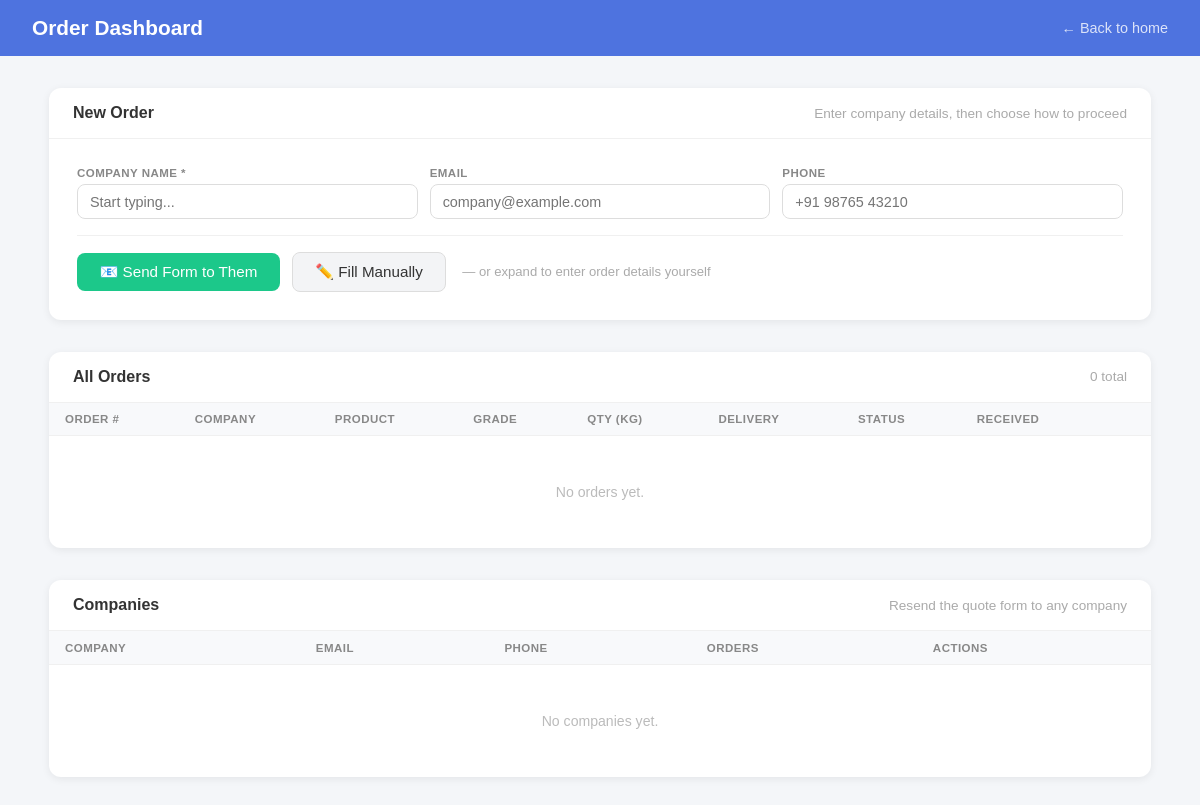
/orders/ (signed in), run on an earlier commit of the app's database.
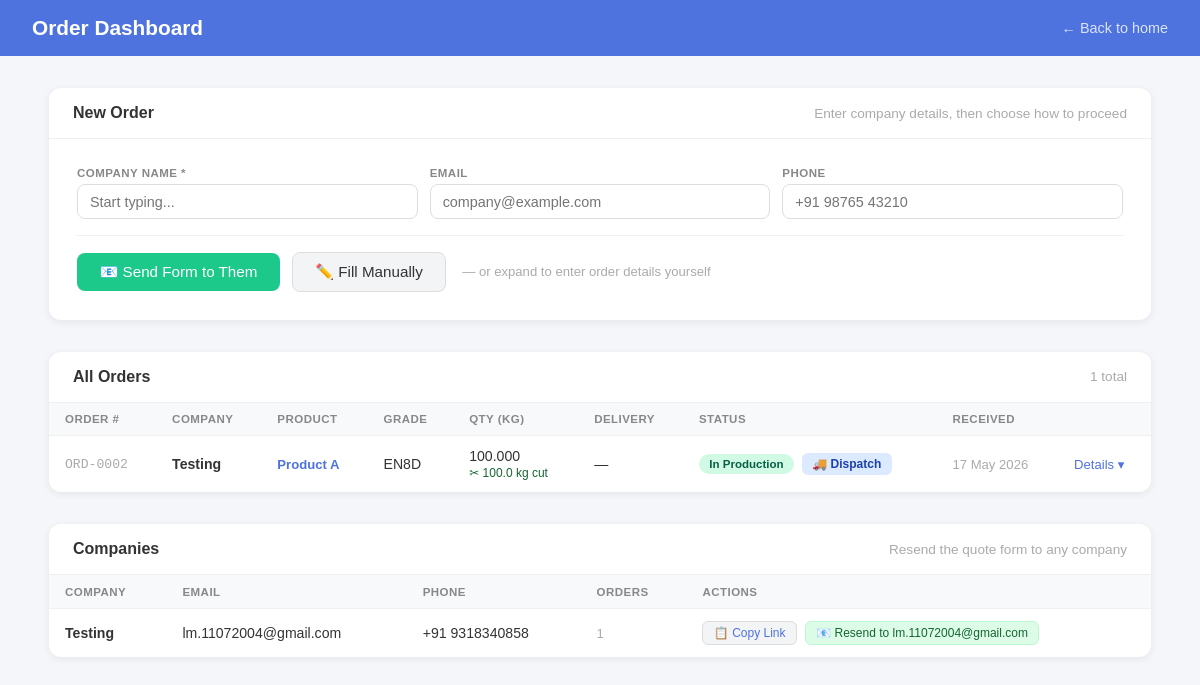
And on a later commit of the database.
### materials/models.py (models this page shows, shortened)
class Order(models.Model):
    STATUS_CHOICES = [
        ('pending',       'Pending'),
        ('confirmed',     'Confirmed'),
        ('in_production', 'In Production'),
        ('completed',     'Completed'),
        ('cancelled',     'Cancelled'),
    ]
    DELIVERY_FORM_CHOICES = [
        ('coil', 'Coil'),
        ('bar',  'Bar'),
    ]
    FREQUENCY_CHOICES = [
        ('one_time',   'One Time'),
        ('monthly',    'Monthly'),
        ('quarterly',  'Quarterly'),
        ('as_required','As Required'),
    ]
    customer              = models.ForeignKey(Customer, on_delete=models.PROTECT, related_name='orders')
    product_type          = models.ForeignKey(ProductType, on_delete=models.SET_NULL, null=True, blank=True, related_name='orders', verbose_name="Product Type")
    drawing_dimensions    = models.TextField(blank=True, verbose_name="Drawing / Dimensions")
    grade                 = models.CharField(max_length=100, blank=True, verbose_name="Grade of Material")
    size                  = models.DecimalField(max_digits=10, decimal_places=3, null=True, blank=True, verbose_name="Size (mm)")
    mill_make             = models.CharField(max_length=100, blank=True, verbose_name="Specific Mill Make")
    mechanical_properties = models.TextField(blank=True, verbose_name="Mechanical Properties")
    processes             = models.TextField(blank=True, verbose_name="Processes (drilling, tapping, etc.)")
    end_usage             = models.TextField(blank=True, verbose_name="End Usage / Application")
    delivery_form         = models.CharField(max_length=10, choices=DELIVERY_FORM_CHOICES, blank=True, verbose_name="Delivery Form")
    quantity              = models.DecimalField(max_digits=10, decimal_places=3, verbose_name="Required Quantity (kg)")
    frequency             = models.CharField(max_length=20, choices=FREQUENCY_CHOICES, blank=True, verbose_name="Frequency")
    delivery_date = models.DateField(null=True, blank=True)
    notes         = models.TextField(blank=True)
    status        = models.CharField(max_length=20, choices=STATUS_CHOICES, default='pending')
    created_at    = models.DateTimeField(auto_now_add=True)

class Customer(models.Model):
    name        = models.CharField(max_length=100, unique=True)
    email       = models.EmailField(blank=True)
    phone       = models.CharField(max_length=20, blank=True)
    quote_token = models.UUIDField(default=uuid.uuid4, unique=True)
    created_at  = models.DateTimeField(auto_now_add=True)

class ProductType(models.Model):
    name        = models.CharField(max_length=100)
    grade       = models.CharField(max_length=20, blank=True, verbose_name="Grade")
    size        = models.DecimalField(max_digits=10, decimal_places=3, null=True, blank=True, verbose_name="Size (mm)")
    description = models.TextField(blank=True)
    class Meta:
        unique_together = ['grade', 'size']

### materials/views.py (the view, shortened to what this page needs)
# urls.py: path('orders/', views.order_dashboard, name='order_dashboard'),
def order_dashboard(request):
    if not request.user.is_authenticated or not request.user.is_staff:
        return redirect(f"{reverse('admin_login')}?next={reverse('order_dashboard')}")
    orders = (Order.objects
              .select_related('customer', 'product_type')
              .annotate(weight_cut=Sum('jobs__part__weight'))
              .order_by('-created_at'))
    customers = Customer.objects.order_by('name')
    product_types = ProductType.objects.order_by('name')
    product_type_data = {
        str(pt.pk): {'grade': pt.grade, 'size': str(pt.size) if pt.size else ''}
        for pt in product_types
    }
    error = None
    return render(request, 'materials/order_dashboard.html', {
        'orders': orders,
        'customers': customers,
        'product_types': product_types,
        'product_type_data': product_type_data,
        'error': error,
        'post': request.POST if error else {},
    })

### templates/materials/order_dashboard.html (shortened to what this page needs)
<!DOCTYPE html>
<html lang="en">
<head>
</head>
<body>
<header>
  <h1>Order Dashboard</h1>
  <a href="{% url 'home' %}" class="back-link">← Back to home</a>
</header>
<div class="content">
  <div class="card">
    <div class="card-header static">
      New Order
      <span>Enter company details, then choose how to proceed</span>
    </div>
    <div class="card-body">
      <form method="post" action="{% url 'order_dashboard' %}" id="order-form">
        <div class="form-row cols-3">
          <div class="form-group">
            <label for="co-name">Company Name *</label>
            <div class="autocomplete-wrapper">
              <input type="text" id="co-name" name="name"
                     placeholder="Start typing..." autocomplete="off"
                     value="{{ post.name|default:'' }}">
            </div>
          </div>
          <div class="form-group">
            <label for="co-email">Email</label>
            <input type="email" id="co-email" name="email"
                   placeholder="company@example.com"
                   value="{{ post.email|default:'' }}">
          </div>
          <div class="form-group">
            <label for="co-phone">Phone</label>
            <input type="text" id="co-phone" name="phone"
                   placeholder="+91 98765 43210"
                   value="{{ post.phone|default:'' }}">
          </div>
        </div>
        <div class="choice-row">
          <button type="submit" formaction="{% url 'quick_send_quote' %}" class="btn-send">
            📧 Send Form to Them
          </button>
          <button type="button" class="btn-manual" id="manual-btn" onclick="toggleManualFields()">
            ✏️ Fill Manually
          </button>
          <span style="color:#aaa; font-size:0.82rem; margin-left:0.25rem;">
            — or expand to enter order details yourself
          </span>
        </div>
      </form>
    </div>
  </div>
  <div class="card">
    <div class="card-header static">
      All Orders
      <span>{{ orders|length }} total</span>
    </div>
    <table>
      <thead>
        <tr>
          <th>Order #</th>
          <th>Company</th>
          <th>Product</th>
          <th>Grade</th>
          <th>Qty (kg)</th>
          <th>Delivery</th>
          <th>Status</th>
          <th>Received</th>
          <th></th>
        </tr>
      </thead>
      <tbody>
        {% for order in orders %}
        <tr>
          <td class="muted" style="font-family:monospace;">ORD-{{ order.pk|stringformat:"04d" }}</td>
          <td style="font-weight:600;">{{ order.customer.name }}</td>
          <td>
            {% if order.product_type %}
              <span style="font-size:0.82rem; font-weight:600; color:#4e73df;">{{ order.product_type.name }}</span>
            {% else %}
              <span style="color:#f59e0b; font-size:0.78rem;">⚠ Not set</span>
            {% endif %}
          </td>
          <td>{{ order.grade|default:"—" }}</td>
          <td>
            {{ order.quantity }}
            {% if order.weight_cut %}
            <br><span style="font-size:0.75rem; color:{% if order.weight_cut >= order.quantity %}#166534{% else %}#f59e0b{% endif %};">
              ✂ {{ order.weight_cut|floatformat:1 }} kg cut
            </span>
            {% endif %}
          </td>
          <td>{{ order.delivery_date|default:"—" }}</td>
          <td>
            {% if order.status == 'pending' %}
              <form method="post" action="{% url 'order_confirm' order.pk %}" style="display:inline;">
                {% csrf_token %}
                <button class="action-btn btn-confirm">✓ Confirm</button>
              </form>
              <form method="post" action="{% url 'order_reject' order.pk %}" style="display:inline;">
                {% csrf_token %}
                <button class="action-btn btn-reject">✗ Reject</button>
              </form>
            {% elif order.status == 'in_production' %}
              <span class="badge badge-in_production">In Production</span>
              <form method="post" action="{% url 'order_dispatch' order.pk %}" style="display:inline; margin-left:4px;">
                <button class="action-btn" style="background:#dbeafe;color:#1e40af;">🚚 Dispatch</button>
              </form>
            {% else %}
              <span class="badge badge-{{ order.status }}">{{ order.get_status_display }}</span>
            {% endif %}
          </td>
          <td class="muted">{{ order.created_at|date:"d M Y" }}</td>
          <td>
            <button class="expand-btn" onclick="toggleDetail({{ order.pk }})">Details ▾</button>
          </td>
        </tr>
        {% empty %}
        <tr class="empty-row"><td colspan="9">No orders yet.</td></tr>
        {% endfor %}
      </tbody>
    </table>
  </div>
  <div class="card">
    <div class="card-header static">
      Companies
      <span>Resend the quote form to any company</span>
    </div>
    <table>
      <thead>
        <tr>
          <th>Company</th>
          <th>Email</th>
          <th>Phone</th>
          <th>Orders</th>
          <th>Actions</th>
        </tr>
      </thead>
      <tbody>
        {% for c in customers %}
        <tr>
          <td style="font-weight:600;">{{ c.name }}</td>
          <td>{{ c.email|default:"—" }}</td>
          <td>{{ c.phone|default:"—" }}</td>
          <td class="muted">{{ c.orders.count }}</td>
          <td>
            <button class="icon-btn"
                    onclick="copyLink('{{ request.scheme }}://{{ request.get_host }}{% url 'quote_form' c.quote_token %}', this)">
              📋 Copy Link
            </button>
            <form method="post" action="{% url 'send_quote_email' c.pk %}" style="display:inline;">
              <button type="submit" class="icon-btn green"
                      {% if not c.email %}disabled title="No email on file"{% endif %}>
                📧 Resend{% if c.email %} to {{ c.email }}{% endif %}
              </button>
            </form>
          </td>
        </tr>
        {% empty %}
        <tr class="empty-row"><td colspan="5">No companies yet.</td></tr>
        {% endfor %}
      </tbody>
    </table>
  </div>
</div>
</body>
</html>

### templates/materials/order_dashboard.html (style rules this page uses)
* { box-sizing: border-box; margin: 0; padding: 0; }
body { font-family: Arial, Helvetica, sans-serif; background: #f4f6f9; color: #333; }
header { background: #4e73df; color: white; padding: 1rem 2rem; display: flex; justify-content: space-between; align-items: center; }
header h1 { font-size: 1.3rem; }
.back-link { color: rgba(255,255,255,0.8); text-decoration: none; font-size: 0.9rem; }
.content { max-width: 1150px; margin: 2rem auto; padding: 0 1.5rem; }
.card { background: white; border-radius: 12px; box-shadow: 0 2px 8px rgba(0,0,0,0.07); margin-bottom: 2rem; overflow: hidden; }
.card-header { padding: 1rem 1.5rem; border-bottom: 1px solid #f0f0f0; font-size: 1rem; font-weight: 600; display: flex; justify-content: space-between; align-items: center; cursor: pointer; user-select: none; }
.card-header.static { cursor: default; }
.card-header span { color: #aaa; font-size: 0.85rem; font-weight: 400; }
.card-body { padding: 1.75rem; }
.form-row { display: grid; gap: 0.75rem; margin-bottom: 0.75rem; }
.cols-3 { grid-template-columns: 1fr 1fr 1fr; }
.form-group { display: flex; flex-direction: column; }
label { font-size: 0.72rem; color: #888; margin-bottom: 0.3rem; font-weight: 600; text-transform: uppercase; letter-spacing: 0.04em; }
input, select, textarea { padding: 0.55rem 0.75rem; border: 1px solid #ddd; border-radius: 8px; font-size: 0.9rem; width: 100%; }
.btn-send { padding: 0.6rem 1.5rem; background: #1cc88a; color: white; border: none; border-radius: 8px; font-size: 0.95rem; cursor: pointer; white-space: nowrap; }
.autocomplete-wrapper { position: relative; }
table { width: 100%; border-collapse: collapse; }
th { background: #f8f9fb; padding: 0.65rem 1rem; text-align: left; font-size: 0.72rem; text-transform: uppercase; letter-spacing: 0.04em; color: #888; font-weight: 600; white-space: nowrap; }
td { padding: 0.75rem 1rem; border-top: 1px solid #f0f0f0; font-size: 0.88rem; vertical-align: middle; }
.badge { display: inline-block; padding: 0.25rem 0.65rem; border-radius: 999px; font-size: 0.72rem; font-weight: 600; white-space: nowrap; }
.badge-in_production { background: #d1fae5; color: #065f46; }
.muted { color: #aaa; font-size: 0.82rem; }
.action-btn { border: none; border-radius: 6px; padding: 0.25rem 0.65rem; font-size: 0.75rem; font-weight: 600; cursor: pointer; white-space: nowrap; }
.expand-btn { background: none; border: none; cursor: pointer; color: #4e73df; font-size: 0.82rem; padding: 0; }
.icon-btn { background: #f3f4f6; border: 1px solid #ddd; border-radius: 6px; padding: 0.25rem 0.65rem; font-size: 0.75rem; cursor: pointer; color: #4e73df; }
.icon-btn.green { background: #dcfce7; border-color: #bbf7d0; color: #166534; margin-left: 4px; }
.choice-row { display: flex; gap: 0.75rem; align-items: center; margin-top: 1rem; padding-top: 1rem; border-top: 1px solid #f0f0f0; }
.btn-send { padding: 0.6rem 1.4rem; background: #1cc88a; color: white; border: none; border-radius: 8px; font-size: 0.95rem; cursor: pointer; }
.btn-manual { padding: 0.6rem 1.4rem; background: #f3f4f6; color: #333; border: 1px solid #ddd; border-radius: 8px; font-size: 0.95rem; cursor: pointer; }

What changed in the data, as far as the page shows it:
added Order: pk "0002", customer.name "Testing", product_type.name "Product A", grade "EN8D", quantity "100.000", weight_cut "100.0", delivery_date "—", status "In Production", created_at "17 May 2026"
added Customer: name "Testing", email "lm.11072004@gmail.com", phone "+91 9318340858", orders.count "1"
Also different on the page:
{{ orders|length }}: "0" → "1"
text no longer shown: "No orders yet. No companies yet."
